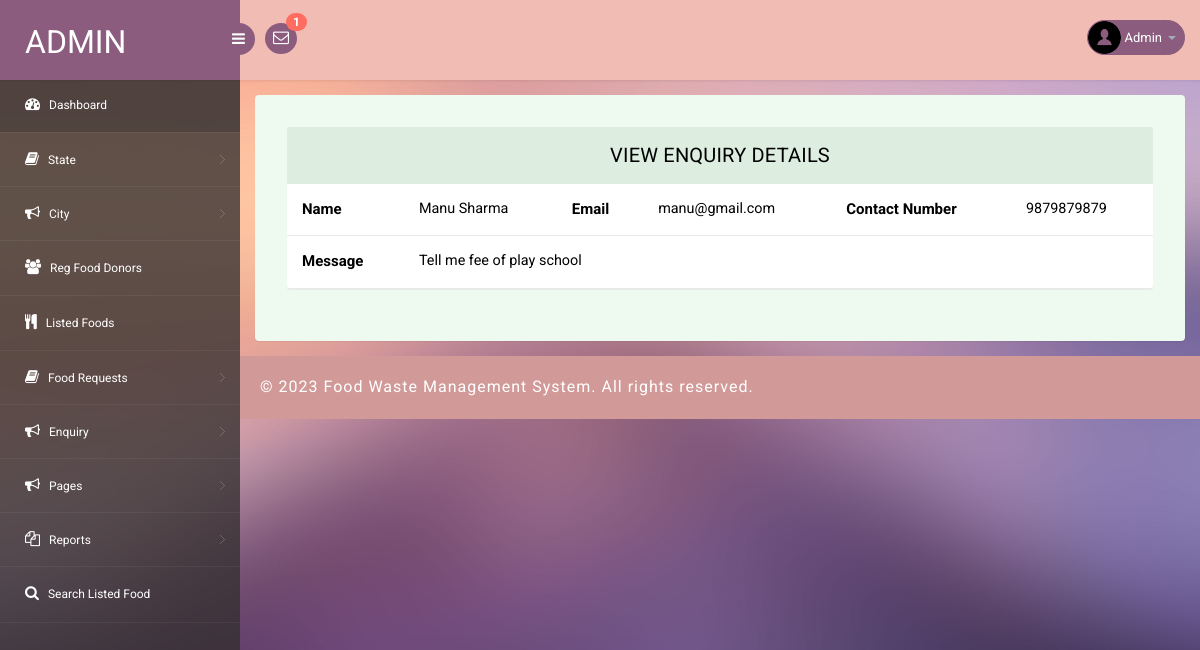
Page /fwms/admin/view-enquiry.php?viewid=1 (signed in) on the committed database.
### tables this page shows
CREATE TABLE `tblcontact` (
  `ID` int(10) NOT NULL,
  `FirstName` varchar(200) DEFAULT NULL,
  `LastName` varchar(200) DEFAULT NULL,
  `Email` varchar(200) DEFAULT NULL,
  `Phone` bigint(10) DEFAULT NULL,
  `Message` mediumtext DEFAULT NULL,
  `EnquiryDate` timestamp NOT NULL DEFAULT current_timestamp(),
  `IsRead` int(5) DEFAULT NULL
);

### fwms/admin/view-enquiry.php (the view, shortened to what this page needs)
<?php
include('includes/dbconnection.php');
if (strlen($_SESSION['pgasaid']==0)) {
  header('location:logout.php');
  } else{
$vid=$_GET['viewid'];
?>
<!DOCTYPE html>
<head>
<link rel="stylesheet" href="css/bootstrap.min.css" >
<link href="css/style.css" rel='stylesheet' type='text/css' />
<link href="css/style-responsive.css" rel="stylesheet"/>
<link rel="stylesheet" href="css/font.css" type="text/css"/>
<link href="css/font-awesome.css" rel="stylesheet">
</head>
<body>
<section id="container">
<?php include_once('includes/header.php');?>
<?php include_once('includes/sidebar.php');?>
<section id="main-content">
	<section class="wrapper">
		<div class="table-agile-info">
 <div class="panel panel-default">
    <div class="panel-heading">
     View Enquiry Details
    </div>
    <div><?php
$ret=mysqli_query($con,"select * from tblcontact where ID=$vid");
$cnt=1;
while ($row=mysqli_fetch_array($ret)) {
?>
      <table class="table" ui-jq="footable" ui-options='{
        "paging": {
          "enabled": true
        },
        "filtering": {
          "enabled": true
        },
        "sorting": {
          "enabled": true
        }}'>
                <tr>
    <th scope style="font-size: 15px;">Name</th>
    <td><?php  echo $row['FirstName'];?> <?php  echo $row['LastName'];?></td>
    <th style="font-size: 15px;" scope>Email</th>
    <td><?php  echo $row['Email'];?></td>
   <th style="font-size: 15px;" scope>Contact Number</th>
    <td><?php  echo $row['Phone'];?></td>
                </tr>
                <tr>
    <th style="font-size: 15px;">Message</th>
    <td colspan="5"><?php  echo $row['Message'];?></td>
  </tr>
            </table><?php $cnt=$cnt+1;} ?>
    </div>
  </div>
</div>
</section>
		 <?php include_once('includes/footer.php');?>
</section>
</section>
</body>
</html>
<?php }  ?>

### fwms/admin/includes/header.php (shortened to what this page needs)
<?php
include('includes/dbconnection.php');
?>
<header class="header fixed-top clearfix">
<div class="brand">
    <a href="dashboard.php" class="logo">
        Admin
    </a>
    <div class="sidebar-toggle-box">
        <div class="fa fa-bars"></div>
    </div>
</div>
<div class="nav notify-row" id="top_menu">
    <ul class="nav top-menu">
                <?php
$ret1=mysqli_query($con,"select tblfoodrequests.id,fullName,requestNumber    from tblfoodrequests
 join tblfood  on tblfood.ID=tblfoodrequests.foodId
 where   (tblfoodrequests.status is null || tblfoodrequests.status='')");
$num=mysqli_num_rows($ret1);
?>
        <li id="header_inbox_bar" class="dropdown">
            <a data-toggle="dropdown" class="dropdown-toggle" href="#">
                <i class="fa fa-envelope-o"></i>
                <span class="badge bg-important"><?php echo $num;?></span>
            </a>
        </li>
    </ul>
</div>
<div class="top-nav clearfix">
    <ul class="nav pull-right top-menu">
        <li class="dropdown">
            <a data-toggle="dropdown" class="dropdown-toggle" href="#">
                <?php
$adid=$_SESSION['pgasaid'];
$ret=mysqli_query($con,"select AdminName from tbladmin where ID='$adid'");
$row=mysqli_fetch_array($ret);
$name=$row['AdminName'];
?>
                <img alt="" src="images/2.png">
                <span class="username"><?php echo $name; ?></span>
                <b class="caret"></b>
            </a>
        </li>
    </ul>
</div>
</header>

### fwms/admin/css/style.css (style rules this page uses)
ul, ol { margin: 0; }
html, body { font-family: 'Roboto', sans-serif; font-size: 100%; overflow-x: hidden; background: url(../images/bg.jpg) no-repeat 0px 0px; background-size:cover; }
body a { transition: 0.5s all ease; -webkit-transition: 0.5s all ease; -moz-transition: 0.5s all ease; -o-transition: 0.5s all ease; -ms-transition: 0.5s all ease; text-decoration:none; }
ul,label { margin:0; padding:0; }
#main-content { margin-left:240px; -webkit-transition:all .3s ease-in-out; -moz-transition:all .3s ease-in-out; -o-transition:all .3s ease-in-out; transition:all .3s ease-in-out; }
.header { left:0; right:0; z-index:1002; background:rgb(240, 188, 180); -webkit-transition:all .3s ease-in-out; -moz-transition:all .3s ease-in-out; -o-transition:all .3s ease-in-out; transition:all .3s ease-in-out; }
.fixed-top { position:fixed; box-shadow:1px 0 3px rgba(0,0,0,.15); }
.wrapper { display:inline-block; margin-top:80px; padding:15px; width:100%; }
.brand { background:#8b5c7e; float:left; width:240px; height:80px; position:relative; }
a.logo { font-size:32px; color:#fff; float:left; margin:20px 0 0 25px; text-transform:uppercase; }
#top_menu .nav>li,ul.top-menu>li { float:left; }
.notify-row { float:left; margin-top:23px; margin-left:25px; }
ul.top-menu { margin-right:15px; margin-top: 0; }
ul.top-menu > li > a { color: #fff; font-size: 16px; background: #8b5c7e; padding: 4px 8px; margin-right: 15px; border-radius: 50%; -webkit-border-radius: 50%; padding-right: 8px !important; }
.notify-row .badge { position:absolute; right:-10px; top:-10px; z-index:100; }
.top-nav { margin-top:20px; }
.top-nav img { border-radius:50%; -webkit-border-radius:50%; width:33px; }
.top-nav .username { font-size:13px; color:#fff; }
.top-nav ul.top-menu>li>a { border-radius: 100px; -webkit-border-radius: 100px; padding: 0px; background: none; margin-right: 0; border: 1px solid #8b5c7e; background: #8b5c7e; }
.top-nav ul.top-menu>li { margin-left:10px; }
.top-nav .nav .caret { border-bottom-color:#A4AABA; border-top-color:#A4AABA; }
.sidebar-toggle-box { float:left; margin-top:23px; margin-left:-15px; background:#8b5c7e; border-radius:50%; -webkit-border-radius:50%; width:32px; height:32px; position:absolute; right:-15px; }
.sidebar-toggle-box .fa-bars { cursor:pointer; display:inline-block; font-size:15px; padding:8px 8px 8px 9px; color:#fff; }
.panel-heading { position: relative; height: 57px; line-height: 57px; letter-spacing: 0.2px; color: #000; font-size: 18px; font-weight: 400; padding: 0 16px; background:#ddede0; border-top-right-radius: 2px; border-top-left-radius: 2px; text-transform: uppercase; text-align: center; }
.panel { border: none ! important; }
.table>tbody>tr>td, .table>tbody>tr>th, .table>tfoot>tr>td, .table>tfoot>tr>th, .table>thead>tr>td, .table>thead>tr>th { border-bottom: 1px solid #e9e9e9 ! important; }
.table > thead > tr > th, .table > tbody > tr > th, .table > tfoot > tr > th, .table > thead > tr > td, .table > tbody > tr > td, .table > tfoot > tr > td { border-top: none !important; }
.table td, .table>tbody>tr>td, .table>tbody>tr>th, .table>tfoot>tr>td, .table>tfoot>tr>th, .table>thead>tr>td, .table>thead>tr>th { padding: 15px!important; }
.table > thead > tr > th, .table > tbody > tr > th, .table > tfoot > tr > th, .table > thead > tr > td, .table > tbody > tr > td, .table > tfoot > tr > td { font-size: 0.9em; color: #000; border-top: none !important; }
.table-agile-info { background: #eef9f0; padding: 2em; border-radius: 4px; -webkit-box-shadow: 0 1px 1px rgba(0,0,0,.05); box-shadow: 0 1px 1px rgba(0,0,0,.05); }
.panel-default>.panel-heading { color: #000000 ! important; background-color: #ddede0 ! important; border-color: #ddede0 ! important; font-size: 20px; }
.badge.bg-important { background: #ff6c60; }

### rows in the picture
tblcontact: FirstName "Manu", LastName "Sharma", Email "manu@gmail.com", Phone "9879879879", Message "Tell me fee of play school"

### other values in the picture
$num "1"
$name "Admin"
